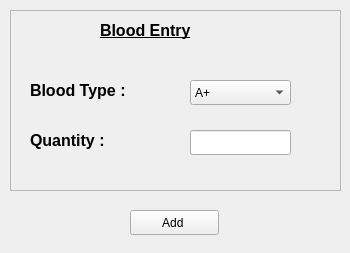
<?xml version="1.0" encoding="UTF-8"?>
<ui version="4.0">
 <class>bloodentry</class>
 <widget class="QWidget" name="bloodentry">
  <property name="windowModality">
   <enum>Qt::ApplicationModal</enum>
  </property>
  <property name="geometry">
   <rect>
    <x>0</x>
    <y>0</y>
    <width>350</width>
    <height>253</height>
   </rect>
  </property>
  <property name="windowTitle">
   <string>Blood Entry</string>
  </property>
  <widget class="QFrame" name="frame">
   <property name="geometry">
    <rect>
     <x>10</x>
     <y>10</y>
     <width>331</width>
     <height>181</height>
    </rect>
   </property>
   <property name="frameShape">
    <enum>QFrame::StyledPanel</enum>
   </property>
   <property name="frameShadow">
    <enum>QFrame::Raised</enum>
   </property>
   <widget class="QLabel" name="bloodEntry">
    <property name="geometry">
     <rect>
      <x>90</x>
      <y>0</y>
      <width>191</width>
      <height>41</height>
     </rect>
    </property>
    <property name="styleSheet">
     <string notr="true">font-size:12pt;
font-weight: bold;</string>
    </property>
    <property name="text">
     <string>&lt;html&gt;&lt;head/&gt;&lt;body&gt;&lt;p&gt;&lt;span style=&quot; font-size:12pt; text-decoration: underline;&quot;&gt;Blood Entry&lt;/span&gt;&lt;/p&gt;&lt;/body&gt;&lt;/html&gt;</string>
    </property>
   </widget>
   <widget class="QLabel" name="bloodTypeLabel">
    <property name="geometry">
     <rect>
      <x>20</x>
      <y>60</y>
      <width>151</width>
      <height>41</height>
     </rect>
    </property>
    <property name="styleSheet">
     <string notr="true">font-size:12pt;
font-weight: bold;</string>
    </property>
    <property name="text">
     <string>&lt;html&gt;&lt;head/&gt;&lt;body&gt;&lt;p&gt;Blood Type :&lt;/p&gt;&lt;/body&gt;&lt;/html&gt;</string>
    </property>
   </widget>
   <widget class="QLabel" name="quantityLabel">
    <property name="geometry">
     <rect>
      <x>20</x>
      <y>110</y>
      <width>151</width>
      <height>41</height>
     </rect>
    </property>
    <property name="styleSheet">
     <string notr="true">font-size:12pt;
font-weight: bold;</string>
    </property>
    <property name="text">
     <string>&lt;html&gt;&lt;head/&gt;&lt;body&gt;&lt;p&gt;Quantity :&lt;/p&gt;&lt;/body&gt;&lt;/html&gt;</string>
    </property>
   </widget>
   <widget class="QLineEdit" name="quantity">
    <property name="geometry">
     <rect>
      <x>180</x>
      <y>120</y>
      <width>101</width>
      <height>25</height>
     </rect>
    </property>
   </widget>
   <widget class="QComboBox" name="bloodTypeComboBox">
    <property name="geometry">
     <rect>
      <x>180</x>
      <y>70</y>
      <width>101</width>
      <height>25</height>
     </rect>
    </property>
    <item>
     <property name="text">
      <string>A+</string>
     </property>
    </item>
    <item>
     <property name="text">
      <string>A-</string>
     </property>
    </item>
    <item>
     <property name="text">
      <string>B+</string>
     </property>
    </item>
    <item>
     <property name="text">
      <string>B-</string>
     </property>
    </item>
    <item>
     <property name="text">
      <string>AB+</string>
     </property>
    </item>
    <item>
     <property name="text">
      <string>AB_</string>
     </property>
    </item>
    <item>
     <property name="text">
      <string>O+</string>
     </property>
    </item>
    <item>
     <property name="text">
      <string>O-</string>
     </property>
    </item>
   </widget>
  </widget>
  <widget class="QPushButton" name="addButton">
   <property name="geometry">
    <rect>
     <x>130</x>
     <y>210</y>
     <width>89</width>
     <height>25</height>
    </rect>
   </property>
   <property name="text">
    <string>Add </string>
   </property>
  </widget>
 </widget>
 <resources/>
 <connections/>
</ui>
